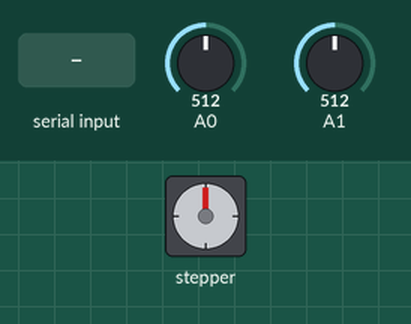
The sketch below on a simulated Arduino Uno, built with avr-gcc and run on an emulated ATmega328P. Shown: stepper motor. The test bench sets the inputs (shaded band); at power-on: A0 = 512, A1 = 512. Stepper angles assume 2048 steps per turn; what the sketch prints to the serial monitor is not drawn.

Above: at 0.15 s.
At 1.2 s:
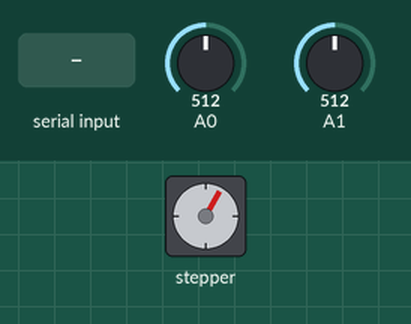
1.3 s: "1" received over Serial
At 1.8 s:
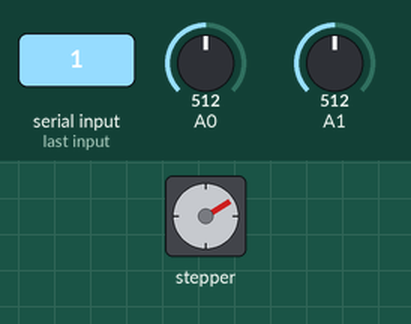
Timing chart, 0 to 4.3 s (numbered marks = the images above; inputs shaded):
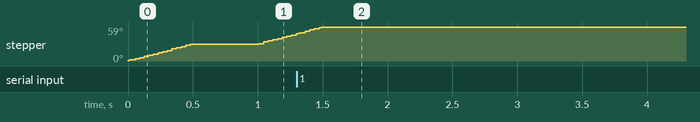

Measured:
- after the input at 1.3 s, stepper: goes on until 1.5 s, then stays 59°
- by itself, stepper: turns 29° clockwise in 0.48 s, then 18° clockwise in 0.28 s

The sketch:

Arduino.ino
```cpp
#include <ArduinoJson.h>
StaticJsonDocument<200> controlJson;
StaticJsonDocument<200> messageJson;
DeserializationError error;
/****************************************
 * Stepper
 */
#include <Stepper.h>
#define STEPS 2048  // 32 steps * gear reduction ratio 64
#define IN1 12
#define IN2 11
#define IN3 10
#define IN4 9
const int speed = 10;  // [5, 15]
Stepper stepper(STEPS, IN1, IN3, IN2, IN4);
int stepper_delay_count = 0;
const int stepper_max_delay = 50;
 int sensor_delay_count = 0;
 const int sensor_max_delay = 10;
//
int vrx, vry;
int sensor_value = 0;
int degree = 30;
int steps;
/****************************************
 * Main
 */
void setup() {
  Serial.begin(115200);
  stepper.setSpeed(speed);
}

void loop() {
  // Receive control step
  if (Serial.available()) {
    error = deserializeJson(controlJson, Serial);
    if (!error) {
      degree = controlJson["degree"].as<int>();
    }
  }
  // do rotate
  if (stepper_delay_count == 0) {
    steps = degree * 1.0 * STEPS / 360;
    stepper.step(steps);
  }
  stepper_delay_count++;
  if (stepper_delay_count == stepper_max_delay)
    stepper_delay_count = 0;

  // read sensor value

  if (sensor_delay_count == 0) {
    vrx = analogRead(A0);
    vry = analogRead(A1);
    messageJson["x"] = vrx;
    messageJson["y"] = vry;
    serializeJson(messageJson, Serial);
  }
  sensor_delay_count++;
  if (sensor_delay_count == sensor_max_delay)
    sensor_delay_count = 0;

  delay(10);
}
```
